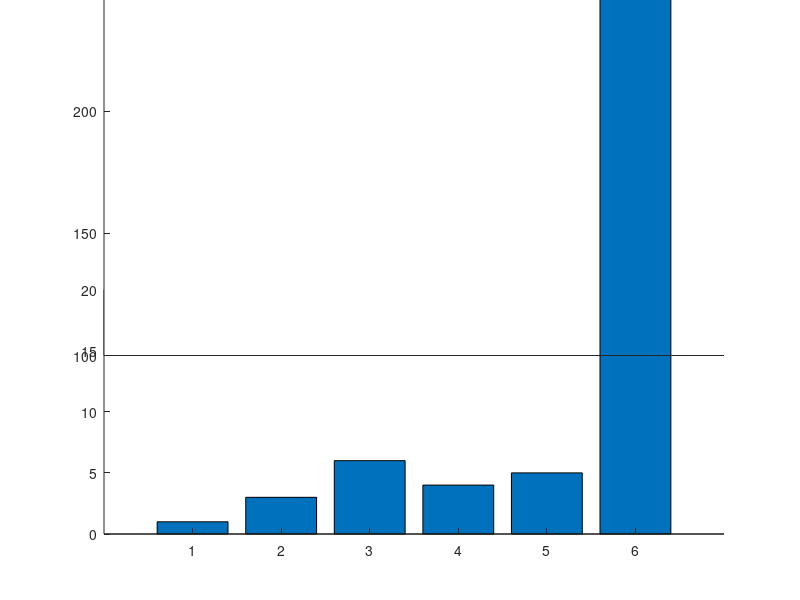

The MATLAB source for this figure:
a=[1 3 6 4 5 300];

ylim1=[0 20];
ylim2=[100 300];
xlim=[0 length(a)+1];

% retrieve your default axis pos
clf;
p0=get(gca,'position')
delete(gcf);

% create axis1
%a1=axes('position',[p0(1) p0(2) p0(3)/2-.025 p0(4)]);
a1=axes('position',[p0(1) p0(2) p0(3) p0(4)/2]);
%barh(a);
bar(a);
set(a1,'ylim',ylim1);
box off;

% create axis2
%a2=axes('position',[p0(1)+p0(3)/2+.025 p0(2) p0(3)/2-.025 p0(4)]);
%a2=axes('position',[p0(1) p0(4)/2+.145 p0(3) p0(4)/2])
a2=axes('position',[p0(1) p0(4)/2 p0(3) p0(4)])
%barh(a);
bar(a);

set(a2,'xlim',xlim,'ylim',ylim2);
set(a2,'xtick',[]);
%set(a2,'xcolor',get(a2,'color'));
box off

%%%%%%%%%%%%%%%% plotting %%%%%%%%%%%%%%%%%%%%%
output = "break_axis";

saveas(1, strcat(output, ".png"));
